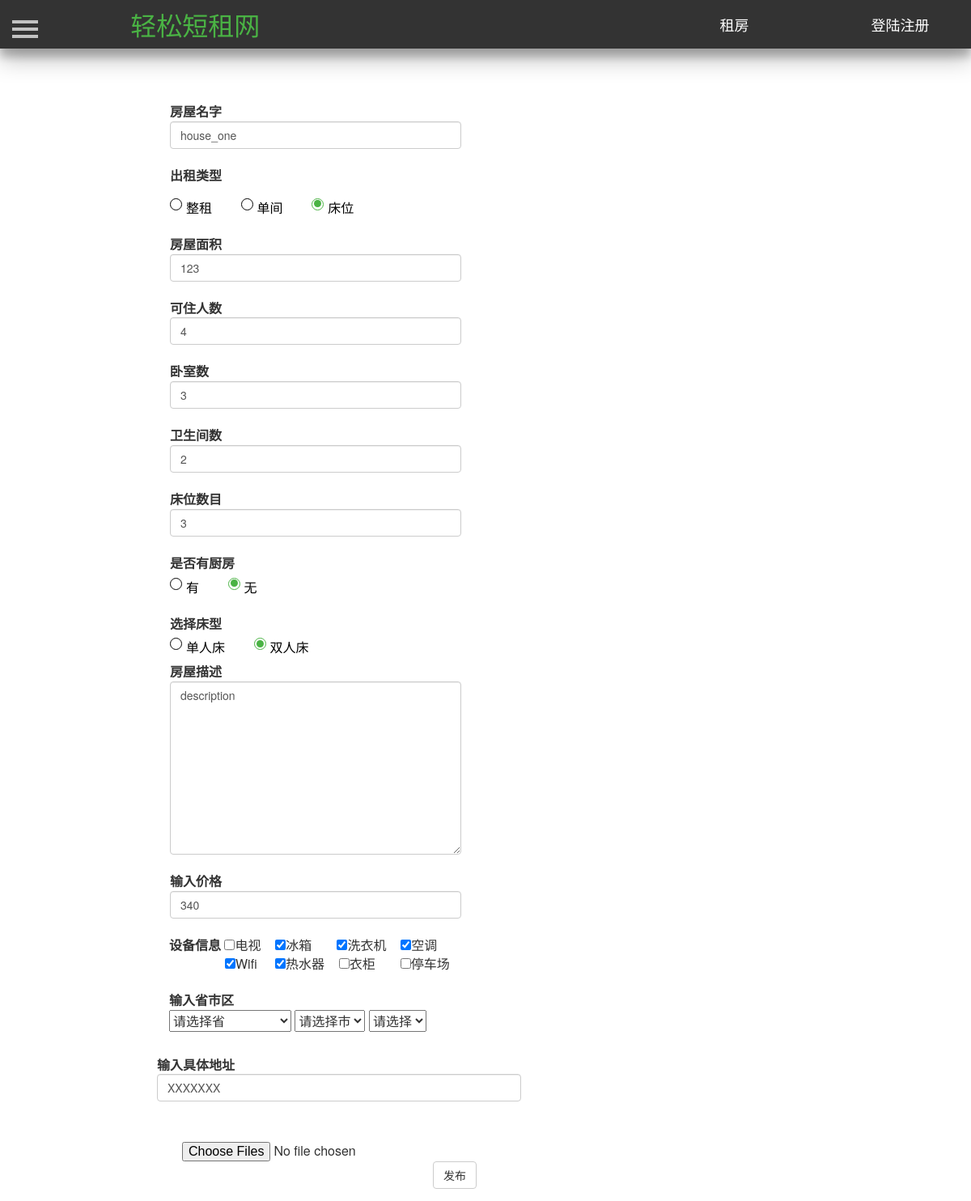
/modify_house/8/, run on an earlier commit of the app's database.
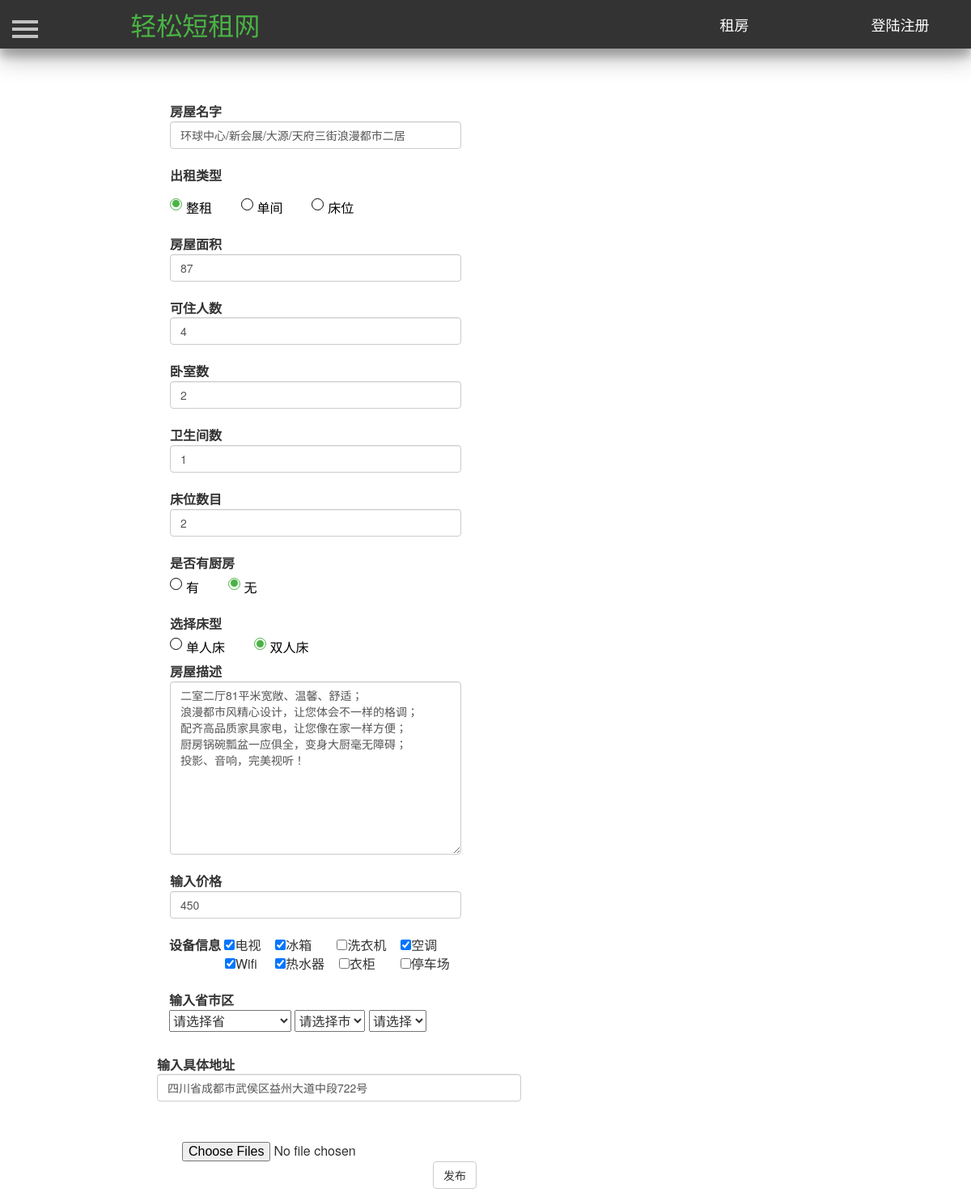
And on a later commit of the database.
### Renting/models.py (models this page shows, shortened)
class House(db.Model):
    id = db.Column(db.Integer, primary_key=True, autoincrement=True)  # ID 房屋唯一的标识
    house_name = db.Column(db.String(25))  # 房屋名  唯一   最大25个字符
    house_type = db.Column(db.Integer)  # 房屋类型，0表示整租，1表示单间 ，2表示床位
    area = db.Column(db.Integer)  # 房屋面积
    people = db.Column(db.Integer)  # 可住人数
    bedroom = db.Column(db.Integer)  # 卧房数
    toilet = db.Column(db.Integer)  # 卫生间数
    kitchen = db.Column(db.Integer)  # 是否有厨房
    bed = db.Column(db.Integer)  # 床位数
    bed_type = db.Column(db.Integer)  # 床型 0表示单人床  1表示双人床
    price = db.Column(db.Integer)  # 租一天的价格
    description = db.Column(db.String(200))  # 房屋描述
    facility = db.Column(db.String(10))  # 房屋设施，0表示无，1表示有
    province = db.Column(db.String(10))  # 省
    city = db.Column(db.String(10))  # 市
    district = db.Column(db.String(10))  # 地区
    address = db.Column(db.String(100))  # 具体地址
    username = db.Column(db.String(10), db.ForeignKey('user.username'))  # 房屋主人的名字，外键
    status = db.Column(db.Integer)  # 房屋状态，0表示未审核，1表示通过,2表示未通过
    url_one = db.Column(db.String(100))  # 房屋图片
    url_two = db.Column(db.String(100))  # 房屋图片
    url_three = db.Column(db.String(100))  # 房屋图片
    url_four = db.Column(db.String(100))  # 房屋图片
    url_five = db.Column(db.String(100))  # 房屋图片

### Renting/views.py (the view)
@app.route('/modify_house/<int:house_id>/')
def modify_house(house_id):
    house = House.query.filter_by(id=house_id).first()
    return render_template("modify_house.html", house=house)

### Renting/templates/modify_house.html (shortened to what the changed rows need)
<!DOCTYPE html>
<html lang="en">
    <head>
        <link href="https://cdn.bootcss.com/bootstrap/3.3.7/css/bootstrap.min.css" rel="stylesheet">
        <link href="/static/css/navigation.css" rel="stylesheet">
        <link href="/static/css/profile.css" rel="stylesheet">
         <link href="/static/css/sidebar.css" rel="stylesheet">
        <link type="text/css" href="/static/css/dialog.css"  rel="stylesheet"/>
    </head>
    <body>
       <div id="wrapper">
            <div id="page-content-wrapper" style="margin-bottom=50px">
                <div class="container">
                    <div class="row">
                        <div class="col-md-8">
                            <form class="form-horizontal" role="form" style="margin-top:50px" id="release_form" name="release_form" method="post" enctype="multipart/form-data">
                                <div class="form-group">
                                    <label for="house_name" class="control-label">房屋名字</label>
                                    <input type="text" class="form-control" name="house_name" id="house_name" value="{{house.house_name}}" style="width: 360px;">
                                </div>
                                <div class="form-group">
                                    <label class="control-label" style="height: 40px;">出租类型</label><br/>
                                    <div class="choice">
                                        {% if house.house_type==0 %}
                                        <label class="radio">整租&nbsp;&nbsp;&nbsp;&nbsp;&nbsp;<input type="radio" name="rent_type" value="1" checked><i></i></label>&nbsp;&nbsp;
                                        <label class="radio">单间&nbsp;&nbsp;&nbsp;&nbsp;&nbsp;<input type="radio" name="rent_type" value="2"><i></i></label>&nbsp;&nbsp;
                                        <label class="radio">床位&nbsp;&nbsp;&nbsp;&nbsp;&nbsp;<input type="radio" name="rent_type" value="3"><i></i></label>
                                        {% else %}
                                        <label class="radio">整租&nbsp;&nbsp;&nbsp;&nbsp;&nbsp;<input type="radio" name="rent_type" value="1"><i></i></label>&nbsp;&nbsp;
                                        <label class="radio">单间&nbsp;&nbsp;&nbsp;&nbsp;&nbsp;<input type="radio" name="rent_type" value="2"><i></i></label>&nbsp;&nbsp;
                                        <label class="radio">床位&nbsp;&nbsp;&nbsp;&nbsp;&nbsp;<input type="radio" name="rent_type" value="3" checked><i></i></label>
                                        {% endif %}
                                    </div>
                                </div>
                                <div class="form-group">
                                    <label for="area" class="control-label">房屋面积</label>
                                    <input type="text" class="form-control" id="area" name="area" value="{{house.area}}" style="width: 360px;">
                                </div>
                                <div class="form-group">
                                    <label for="people" class="control-label">可住人数</label>
                                    <input type="text" class="form-control" id="people" name="people" value="{{house.people}}" style="width: 360px;">
                                </div>
                                <div class="form-group">
                                    <label for="bedroom" class="control-label">卧室数</label>
                                    <input type="text" class="form-control" id="bedroom" name="bedroom" value="{{house.bed}}" style="width: 360px;">
                                </div>
                                <div class="form-group">
                                    <label for="toilet" class="control-label">卫生间数</label>
                                    <input type="text" class="form-control" id="toilet" name="toilet" value="{{house.toilet}}" style="width: 360px;">
                                </div>
                                <div class="form-group">
                                    <label for="bed" class="control-label">床位数目</label>
                                    <input type="text" class="form-control" id="bed" name="bed" value="{{house.bed}}" style="width: 360px;">
                                </div>
                                <div class="form-group">
                                    <label  class="control-label">选择床型</label>
                                    <div class="choice">
                                        {% if house.bed_type ==0 %}
                                        <label class="radio">单人床&nbsp;&nbsp;&nbsp;&nbsp;&nbsp;<input type="radio" name="bed_type" value="1" checked><i></i></label>&nbsp;&nbsp;
                                        <label class="radio">双人床&nbsp;&nbsp;&nbsp;&nbsp;&nbsp;<input type="radio" name="bed_type" value="2" ><i></i></label>
                                        {% else %}
                                        <label class="radio">单人床&nbsp;&nbsp;&nbsp;&nbsp;&nbsp;<input type="radio" name="bed_type" value="1"><i></i></label>&nbsp;&nbsp;
                                        <label class="radio">双人床&nbsp;&nbsp;&nbsp;&nbsp;&nbsp;<input type="radio" name="bed_type" value="2" checked><i></i></label>
                                        {% endif %}
                                    </div>
                                    <label for="description" class="control-label">房屋描述</label>
                                    <textarea name="description" class="form-control" id="description"  rows="10" cols="20" style="width: 360px;">{{house.description}}</textarea>
                                </div>
                                <div class="form-group">
                                    <label for="price" class="control-label">输入价格</label>
                                    <input type="text" class="form-control" id="price" name="price" value="{{house.price}}" style="width: 360px;">
                                </div>
                                <div class="row form-group">
                                    <div class="col-md-6">
                                        <label for="description" class="control-label" style="margin-left: -16px;">设备信息</label>
                                        {% if house.facility[0] =="1" %}
                                        <input type="checkbox" name="eqipment" value="tv" checked>电视&nbsp;&nbsp;&nbsp;
                                        {% else %}
                                        <input type="checkbox" name="eqipment" value="tv">电视&nbsp;&nbsp;&nbsp;
                                        {% endif %}
                                        {% if house.facility[1] =="1" %}
                                        <input type="checkbox" name="eqipment" value="icebox" checked>冰箱&nbsp;&nbsp;&nbsp;&nbsp;&nbsp;&nbsp;
                                        {% else %}
                                        <input type="checkbox" name="eqipment" value="icebox">冰箱&nbsp;&nbsp;&nbsp;&nbsp;&nbsp;&nbsp;
                                        {% endif %}
                                        {% if house.facility[2] =="1" %}
                                        <input type="checkbox" name="eqipment" value="washer" checked>洗衣机&nbsp;&nbsp;&nbsp;
                                        {% else %}
                                        <input type="checkbox" name="eqipment" value="washer">洗衣机&nbsp;&nbsp;&nbsp;
                                        {% endif %}
                                        {% if house.facility[3] =="1" %}
                                        <input type="checkbox" name="eqipment" value="conditioner" checked>空调<br/>
                                        {% else %}
                                        <input type="checkbox" name="eqipment" value="conditioner">空调<br/>
                                        {% endif %}
                                        {% if house.facility[4] =="1" %}
                                        <input type="checkbox" name="eqipment" value="wifi" style="margin-left: 53px;" checked>Wifi&nbsp;&nbsp;&nbsp;&nbsp;
                                        {% else %}
                                        <input type="checkbox" name="eqipment" value="wifi" style="margin-left: 53px;">Wifi&nbsp;&nbsp;&nbsp;&nbsp;
                                        {% endif %}
                                        {% if house.facility[5] =="1" %}
                                        <input type="checkbox" name="eqipment" value="heater" checked>热水器&nbsp;&nbsp;&nbsp;
                                        {% else %}
                                        <input type="checkbox" name="eqipment" value="heater">热水器&nbsp;&nbsp;&nbsp;
                                        {% endif %}
                                        {% if house.facility[6] =="1" %}
                                        <input type="checkbox" name="eqipment" value="wardrobe" checked>衣柜&nbsp;&nbsp;&nbsp;&nbsp;&nbsp;&nbsp;
                                        {% else %}
                                        <input type="checkbox" name="eqipment" value="wardrobe">衣柜&nbsp;&nbsp;&nbsp;&nbsp;&nbsp;&nbsp;
                                        {% endif %}
                                        {% if house.facility[7] =="1" %}
                                        <input type="checkbox" name="eqipment" value="parking" checked>停车场&nbsp;&nbsp;&nbsp;
                                        {% else %}
                                        <input type="checkbox" name="eqipment" value="parking">停车场&nbsp;&nbsp;&nbsp;
                                        {% endif %}
                                    </div>
                                </div>
                                <div class="form-group">
                                    <label for="address" class="control-label" style="margin-left: -16px;">输入具体地址</label>
                                    <input type="text" class="form-control" id="address" name="address" value="{{house.address}}" style="width: 450px;margin-left: -16px;">
                                </div>
                            </form>
                        </div>
                    </div>
                </div>
            </div>
        </div>
    </body>
</html>

What changed in the data, as far as the page shows it:
changed House: house_name "house_one" → "环球中心/新会展/大源/天府三街浪漫都市二居"; house_type 2 → 0 (drawn); area "123" → "87"; bedroom "3" → "2"; toilet "2" → "1"; bed "3" → "2"; description "description" → "二室二厅81平米宽敞、温馨、舒适； 浪漫都市风精心设计，让您体会不一样的格调； 配齐高品质家具家电，让您像在家一样方便； 厨房锅碗瓢盆一应俱全，变身大厨毫无障碍； 投影、音响，完美视听！"; price "340" → "450"; address "XXXXXXX" → "四川省成都市武侯区益州大道中段722号"
Also different on the page:
form field eqipment: (not shown) → "☑"
form field eqipment: (not shown) → "☐"
form field eqipment: "☐" → (not shown)
form field eqipment: "☑" → (not shown)
